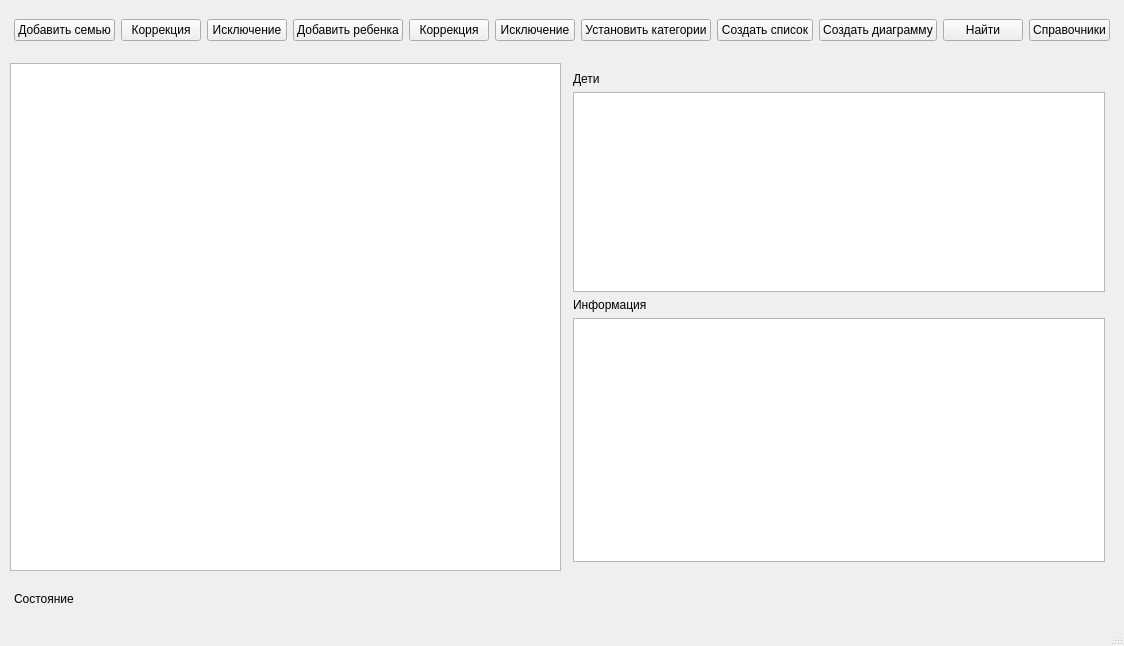
<?xml version="1.0" encoding="UTF-8"?>
<ui version="4.0">
 <class>MainWindow</class>
 <widget class="QMainWindow" name="MainWindow">
  <property name="geometry">
   <rect>
    <x>0</x>
    <y>0</y>
    <width>1064</width>
    <height>646</height>
   </rect>
  </property>
  <property name="windowTitle">
   <string>База детского центра</string>
  </property>
  <widget class="QWidget" name="centralwidget">
   <layout class="QVBoxLayout" name="verticalLayout_2">
    <property name="spacing">
     <number>3</number>
    </property>
    <property name="leftMargin">
     <number>5</number>
    </property>
    <property name="topMargin">
     <number>5</number>
    </property>
    <property name="rightMargin">
     <number>5</number>
    </property>
    <property name="bottomMargin">
     <number>5</number>
    </property>
    <item>
     <widget class="QWidget" name="widget" native="true">
      <property name="minimumSize">
       <size>
        <width>0</width>
        <height>50</height>
       </size>
      </property>
      <property name="maximumSize">
       <size>
        <width>16777215</width>
        <height>50</height>
       </size>
      </property>
      <layout class="QHBoxLayout" name="horizontalLayout">
       <item>
        <widget class="QPushButton" name="butAddClient">
         <property name="text">
          <string>Добавить семью</string>
         </property>
        </widget>
       </item>
       <item>
        <widget class="QPushButton" name="butEditClient">
         <property name="text">
          <string>Коррекция</string>
         </property>
        </widget>
       </item>
       <item>
        <widget class="QPushButton" name="butDelClient">
         <property name="text">
          <string>Исключение</string>
         </property>
        </widget>
       </item>
       <item>
        <widget class="QPushButton" name="butAddChild">
         <property name="text">
          <string>Добавить ребенка</string>
         </property>
        </widget>
       </item>
       <item>
        <widget class="QPushButton" name="butEditChild">
         <property name="text">
          <string>Коррекция</string>
         </property>
        </widget>
       </item>
       <item>
        <widget class="QPushButton" name="butDelChild">
         <property name="text">
          <string>Исключение</string>
         </property>
        </widget>
       </item>
       <item>
        <widget class="QPushButton" name="butSetCats">
         <property name="text">
          <string>Установить категории</string>
         </property>
        </widget>
       </item>
       <item>
        <widget class="QPushButton" name="ButList">
         <property name="text">
          <string>Создать список</string>
         </property>
        </widget>
       </item>
       <item>
        <widget class="QPushButton" name="butDiag">
         <property name="text">
          <string>Создать диаграмму</string>
         </property>
        </widget>
       </item>
       <item>
        <widget class="QPushButton" name="ButFind">
         <property name="text">
          <string>Найти</string>
         </property>
        </widget>
       </item>
       <item>
        <widget class="QPushButton" name="butRefs">
         <property name="text">
          <string>Справочники</string>
         </property>
        </widget>
       </item>
       <item>
        <spacer name="horizontalSpacer">
         <property name="orientation">
          <enum>Qt::Horizontal</enum>
         </property>
         <property name="sizeHint" stdset="0">
          <size>
           <width>40</width>
           <height>20</height>
          </size>
         </property>
        </spacer>
       </item>
      </layout>
     </widget>
    </item>
    <item>
     <widget class="QWidget" name="widget_2" native="true">
      <layout class="QHBoxLayout" name="horizontalLayout_2">
       <property name="spacing">
        <number>3</number>
       </property>
       <property name="leftMargin">
        <number>5</number>
       </property>
       <property name="topMargin">
        <number>5</number>
       </property>
       <property name="rightMargin">
        <number>5</number>
       </property>
       <property name="bottomMargin">
        <number>5</number>
       </property>
       <item>
        <widget class="QTableView" name="tableClients"/>
       </item>
       <item>
        <widget class="QWidget" name="widget_3" native="true">
         <layout class="QVBoxLayout" name="verticalLayout">
          <item>
           <widget class="QLabel" name="label_2">
            <property name="text">
             <string>Дети</string>
            </property>
           </widget>
          </item>
          <item>
           <widget class="QTableView" name="tableChildrens">
            <property name="minimumSize">
             <size>
              <width>0</width>
              <height>200</height>
             </size>
            </property>
            <property name="maximumSize">
             <size>
              <width>16777215</width>
              <height>200</height>
             </size>
            </property>
           </widget>
          </item>
          <item>
           <widget class="QLabel" name="label">
            <property name="text">
             <string>Информация</string>
            </property>
           </widget>
          </item>
          <item>
           <widget class="QTextEdit" name="textInfo">
            <property name="autoFillBackground">
             <bool>false</bool>
            </property>
            <property name="readOnly">
             <bool>true</bool>
            </property>
           </widget>
          </item>
         </layout>
        </widget>
       </item>
      </layout>
     </widget>
    </item>
    <item>
     <widget class="QWidget" name="widget_4" native="true">
      <property name="minimumSize">
       <size>
        <width>0</width>
        <height>40</height>
       </size>
      </property>
      <property name="maximumSize">
       <size>
        <width>16777215</width>
        <height>40</height>
       </size>
      </property>
      <layout class="QHBoxLayout" name="horizontalLayout_3">
       <item>
        <widget class="QLabel" name="labInfo">
         <property name="text">
          <string>Состояние</string>
         </property>
        </widget>
       </item>
      </layout>
     </widget>
    </item>
   </layout>
  </widget>
  <widget class="QMenuBar" name="menubar">
   <property name="geometry">
    <rect>
     <x>0</x>
     <y>0</y>
     <width>1064</width>
     <height>22</height>
    </rect>
   </property>
  </widget>
  <widget class="QStatusBar" name="statusbar"/>
 </widget>
 <resources/>
 <connections/>
</ui>
